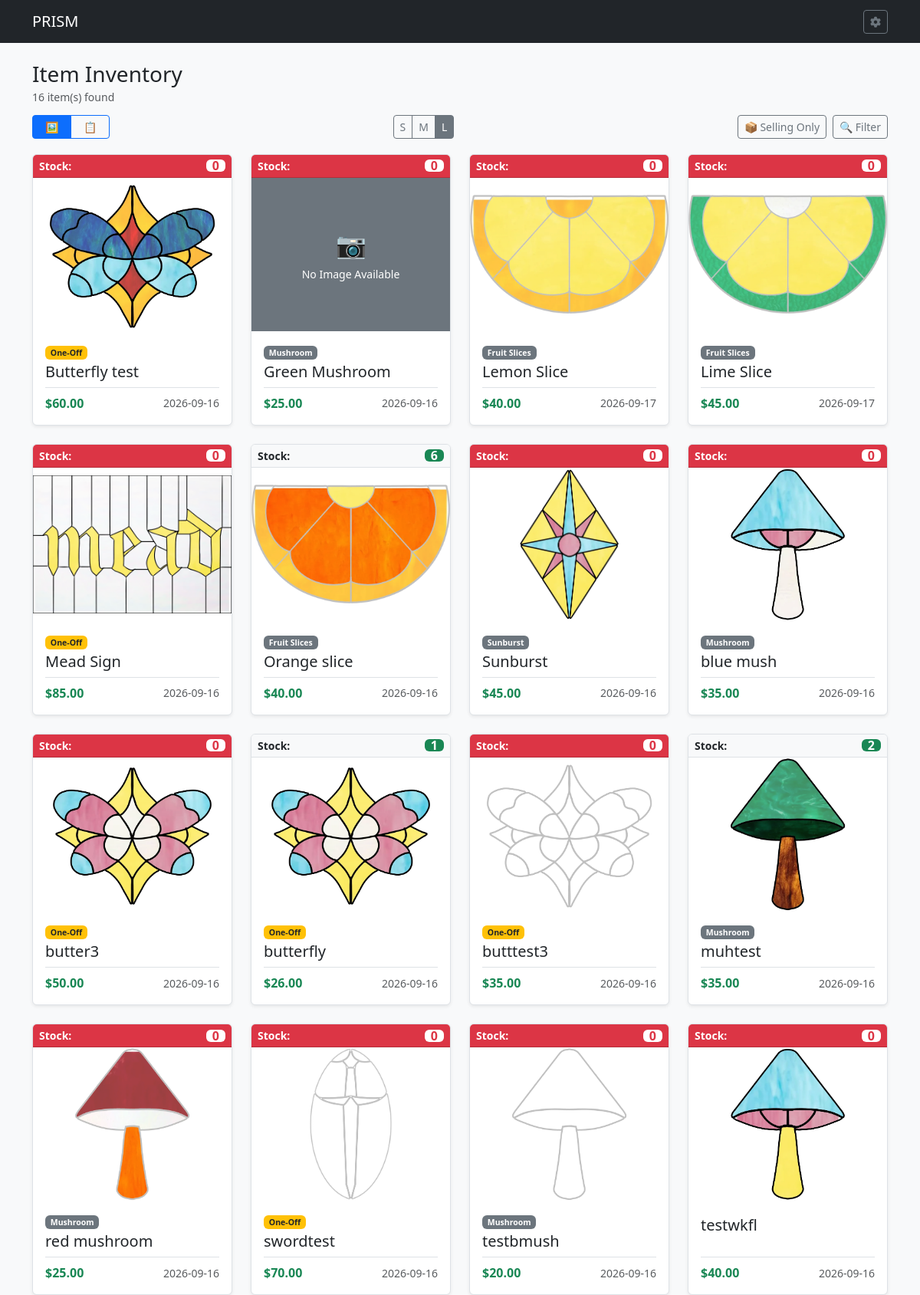
/item/inventory, run on the app's committed database.
### tables this page shows
CREATE TABLE IPC (
    ITEMID INTEGER,                           	--Item ID
    ITMPRICE NUMERIC,                         	--Item Price
    STDATE TEXT,                              	--Start Date
    ENDDATE TEXT,                             	--End Date

    FOREIGN KEY (ITEMID) REFERENCES ITM(ITEMID) ON DELETE CASCADE ON UPDATE CASCADE

);

CREATE TABLE ITM (

    ITEMID INTEGER PRIMARY KEY AUTOINCREMENT,	--Item ID
    ITMNAME TEXT,				--Item Name
    ITMIMG TEXT,				--Item Image
    ONEOFF INTEGER,				--One off Item
    VARIAT INTEGER,				--Is Variation Boolean
    ITMGRP TEXT,				--Item Group
    CURRENT INTEGER,				--Currently Being Sold Bool
    ITMPTRN TEXT,				--Item Pattern Image
    ITMSVG TEXT,				--Item SVG
    ITMNOTE TEXT,				--Item Notes
    ITMLEN TEXT,				--Item Length
    ITMWID TEXT,				--Item Width
    IMISLDR INTEGER,				--Item Solder IMI ID
    IMICAME INTEGER,				--Item CAME IMI ID
    IMIFOIL INTEGER,				--Item Foil IMI ID
    IMICHAIN INTEGER,				--Item Chain IMI ID
    IMIRING INTEGER,				--Item Ring IMI ID
    IMIWIRE INTEGER,				--Item Wire IMI ID
    PARENT INTEGER,				--Parent Item ID
    PATINA TEXT,				--Patina Type
    ISACTIVE INTEGER,				--Is Active Item

    FOREIGN KEY (ITMGRP) REFERENCES IGP(ITMGRP) ON DELETE SET NULL ON UPDATE CASCADE,
    FOREIGN KEY (IMISLDR) REFERENCES IMI(IMIID) ON DELETE SET NULL ON UPDATE CASCADE,
    FOREIGN KEY (IMICAME) REFERENCES IMI(IMIID) ON DELETE SET NULL ON UPDATE CASCADE,
    FOREIGN KEY (IMIFOIL) REFERENCES IMI(IMIID) ON DELETE SET NULL ON UPDATE CASCADE,
    FOREIGN KEY (IMICHAIN) REFERENCES IMI(IMIID) ON DELETE SET NULL ON UPDATE CASCADE,
    FOREIGN KEY (IMIRING) REFERENCES IMI(IMIID) ON DELETE SET NULL ON UPDATE CASCADE,
    FOREIGN KEY (IMIWIRE) REFERENCES IMI(IMIID) ON DELETE SET NULL ON UPDATE CASCADE,
    FOREIGN KEY (PATINA) REFERENCES PATINA(PATINA) ON DELETE SET NULL ON UPDATE CASCADE
);

### routes/item_routes.py (the view)
@item_bp.route('/item/inventory', methods=['GET'])
def item_inventory():
    db = get_db()
    sort_by = request.args.get('sort_by', 'ITMNAME')
    order = request.args.get('order', 'asc').lower()
    if order not in ['asc', 'desc']:
        order = 'asc'
    q = request.args.get('q', '').strip()
    itmgrp = request.args.get('itmgrp', '').strip()
    stock_filter = request.args.get('stock_filter', '').strip()
    stock_display_mode = request.args.get('stock_display', 'selling')  # Default to currently selling items
    is_active = request.args.get('is_active', '1').strip()
    oneoff = request.args.get('oneoff', '').strip()
    sql_sort_column = {
        'ITEMID': 'ITEMID',
        'ITMNAME': 'ITMNAME',
        'ITMGRP': 'ITMGRP',
        'CURRENT_STOCK': 'CURRENT_STOCK',
        'CURRENT': 'CURRENT',
        'LAST_UPDATED': 'LAST_UPDATED'
    }.get(sort_by, 'ITMNAME')
    where_clauses = []
    params = []
    if is_active != 'all':
        where_clauses.append("i.ISACTIVE = ?")
        params.append(1 if is_active == '1' else 0)
    if stock_display_mode == 'selling':
        where_clauses.append("i.CURRENT = 1")
    elif stock_display_mode == 'inactive_selling':
        where_clauses.append("i.CURRENT = 0")
    if q:
        where_clauses.append("(i.ITMNAME LIKE ? OR i.ITMNOTE LIKE ?)")
        params.extend([f"%{q}%", f"%{q}%"])
    if itmgrp:
        where_clauses.append("i.ITMGRP = ?")
        params.append(itmgrp)
    if oneoff:
        where_clauses.append("i.ONEOFF = ?")
        params.append(1 if oneoff == '1' else 0)
    where_sql = f"WHERE {' AND '.join(where_clauses)}" if where_clauses else ""
    stock_where_clauses = []
    if stock_filter == 'out':
        stock_where_clauses.append("CURRENT_STOCK = 0")
    elif stock_filter == 'in':
        stock_where_clauses.append("CURRENT_STOCK > 0")
    stock_where_sql = f"WHERE {' AND '.join(stock_where_clauses)}" if stock_where_clauses else ""
    query = f"""

        SELECT ITEMID, ITMNAME, ITMGRP, ITMLEN, ITMWID, ONEOFF, CURRENT,

               ITMIMG, ITMNOTE, ISACTIVE, ITMPRICE, CURRENT_STOCK, LAST_UPDATED

        FROM (

            SELECT ITEMID, ITMNAME, ITMGRP, ITMLEN, ITMWID, ONEOFF, CURRENT,

                   ITMIMG, ITMNOTE, ISACTIVE, ITMPRICE, CURRENT_STOCK, LAST_UPDATED

            FROM (

                SELECT i.ITEMID, i.ITMNAME, i.ITMGRP, i.ITMLEN, i.ITMWID, i.ONEOFF, i.CURRENT,

                       i.ITMIMG, i.ITMNOTE, i.ISACTIVE, p.ITMPRICE,

                       COALESCE((

                           SELECT ii.ITMSTOCK FROM ITMINV ii

                           WHERE ii.ITEMID = i.ITEMID

                           ORDER BY ii.TS DESC, ii.ITMTRNID DESC LIMIT 1

                       ), 0) AS CURRENT_STOCK,

                       (

                           SELECT ii.TS FROM ITMINV ii

                           WHERE ii.ITEMID = i.ITEMID

                           ORDER BY ii.TS DESC, ii.ITMTRNID DESC LIMIT 1

                       ) AS LAST_UPDATED

                FROM ITM i

                LEFT JOIN (

                    SELECT ITEMID, ITMPRICE

                    FROM IPC

                    WHERE ENDDATE IS NULL OR ENDDATE >= DATE('now')

                ) p ON i.ITEMID = p.ITEMID

                {where_sql}

            ) inner_sub

        ) sub

        {stock_where_sql}

        ORDER BY {sql_sort_column} {order.upper()}

    """
    inventory_items = db.execute(query, params).fetchall()
    groups = db.execute("SELECT DISTINCT ITMGRP FROM ITM WHERE ITMGRP IS NOT NULL AND ITMGRP != '' ORDER BY ITMGRP ASC").fetchall()
    return render_template(
        'item_inventory.html',
        inventory_items=inventory_items,
        groups=groups,
        current_sort=sort_by,
        current_order=order,
        today_date=date.today().isoformat(),
        filters={
            'q': q,
            'itmgrp': itmgrp,
            'stock_filter': stock_filter,
            'stock_display': stock_display_mode,
            'is_active': is_active,
            'oneoff': oneoff
        }
    )

### app.py (called while the page is built)
def get_db():
    conn = sqlite3.connect(DATABASE)
    conn.row_factory = sqlite3.Row
    conn.execute("PRAGMA foreign_keys = ON;")
    return conn

### routes/item_routes.py (called while the page is built)
def get_db():
    from __main__ import get_db
    return get_db()

### templates/item_inventory.html (shortened to what this page needs)
{% extends 'base.html' %}
{% block content %}
<div class="mb-2">
    <h2 class="mb-0 fs-3">Item Inventory</h2>
    <small class="text-muted">{{ inventory_items|length }} item(s) found</small>
</div>
<div class="d-flex justify-content-between align-items-center mb-3 flex-nowrap overflow-x-auto gap-3 py-1">
    <div class="btn-group btn-group-sm flex-shrink-0" role="group" aria-label="Layout View Toggle">
        <button type="button" id="btnViewVisual" class="btn btn-outline-primary active px-3" onclick="switchViewMode('visual')" title="Visual Gallery View">
            🖼️
        </button>
        <button type="button" id="btnViewList" class="btn btn-outline-primary px-3" onclick="switchViewMode('list')" title="Compact List View">
            📋
        </button>
    </div>
    <div id="sizeToggleWrapper" class="btn-group btn-group-sm flex-shrink-0" role="group" aria-label="Card Size Toggle">
        <label class="btn btn-outline-secondary" for="sizeS">S</label>
        <label class="btn btn-outline-secondary" for="sizeM">M</label>
        <label class="btn btn-outline-secondary" for="sizeL">L</label>
    </div>
    <div class="d-flex align-items-center gap-2 flex-shrink-0">
        {% set stock_mode = filters.stock_display | default('selling') %}
        <button type="button" id="stockDisplayToggleBtn" class="btn btn-outline-secondary btn-sm text-nowrap" onclick="cycleStockDisplay()" title="Cycle stock status">
            📦 <span class="d-none d-md-inline">
                {% if stock_mode == 'selling' %}Selling Only
                {% elif stock_mode == 'all' %}Show All
                {% else %}Inactive/Other{% endif %}
            </span>
        </button>
        <button type="button" class="btn btn-outline-secondary btn-sm text-nowrap" data-bs-toggle="modal" data-bs-target="#filterModal">
            🔍 Filter
        </button>
    </div>
</div>
<div id="visualViewContainer">
    <div id="inventoryGridContainer" class="row row-cols-1 g-3 size-l">
        {% for item in inventory_items %}
        {% set stock = item.CURRENT_STOCK if item.CURRENT_STOCK is not none else 0 %}
        {% set img_src = item.ITMIMG %}
        {% if img_src %}
            {% if not img_src.startswith('http') and not img_src.startswith('/') and not img_src.startswith('static/') %}
                {% set img_src = 'static/' + img_src %}
            {% endif %}
        {% endif %}
        <div class="col">
            <div class="card h-100 shadow-sm border position-relative">
                <div class="card-header py-1 px-2 d-flex justify-content-between align-items-center
                    {% if stock <= 0 %}bg-danger text-white{% else %}bg-light text-dark border-bottom{% endif %}">
                    <span class="small fw-bold">Stock:</span>
                    <span class="badge {% if stock <= 0 %}bg-white text-danger{% else %}bg-success text-white{% endif %} fs-6 px-2 py-0">
                        {{ stock }}
                    </span>
                </div>
                <div class="text-center overflow-hidden position-relative card-img-container">
                    {% if img_src %}
                        {% set resolved_img_url = url_for('static', filename=img_src.replace('static/', '')) if img_src.startswith('static/') else img_src %}
                        <a href="javascript:void(0);" data-bs-toggle="modal" data-bs-target="#imagePreviewModal"
                           data-imgsrc="{{ resolved_img_url }}" data-itemname="{{ item.ITMNAME }}">
                            <img src="{{ resolved_img_url }}" class="w-100 h-100" style="object-fit: contain; transition: transform 0.2s;" alt="{{ item.ITMNAME }}"
                                 onmouseover="this.style.transform='scale(1.02)';" onmouseout="this.style.transform='scale(1.00)';">
                        </a>
                    {% else %}
                        <div class="w-100 h-100 d-flex flex-column align-items-center justify-content-center bg-secondary text-white">
                            <span style="font-size: 2rem;">📷</span>
                            <small class="mt-1">No Image Available</small>
                        </div>
                    {% endif %}
                </div>
                <div class="card-body d-flex flex-column">
                    <div class="mb-1 text-muted small">
                        {% if item.ITMGRP %}<span class="badge bg-secondary">{{ item.ITMGRP }}</span>{% endif %}
                        {% if item.ONEOFF %}<span class="badge bg-warning text-dark">One-Off</span>{% endif %}
                    </div>
                    <h5 class="card-title mb-2">
                        <a href="{{ url_for('item_bp.item_detail', item_id=item.ITEMID) }}" class="text-decoration-none text-dark stretched-link">
                            {{ item.ITMNAME }}
                        </a>
                    </h5>
                    <div class="mt-auto pt-2 border-top d-flex justify-content-between align-items-center">
                        <span class="fw-bold text-success">
                            {% if item.ITMPRICE %}${{ "%.2f"|format(item.ITMPRICE) }}{% else %}—{% endif %}
                        </span>
                        <span class="text-muted small">
                            {% if item.LAST_UPDATED %}{{ item.LAST_UPDATED.split('T')[0].split(' ')[0] }}{% else %}Never{% endif %}
                        </span>
                    </div>
                </div>
            </div>
        </div>
        {% endfor %}
    </div>
</div>
{% endblock %}

### templates/item_inventory.html (style rules this page uses)
#inventoryGridContainer.size-l { --img-height: 200px; font-size: 1rem; }
#inventoryGridContainer.size-l .card-body { padding: 1rem; }
#inventoryGridContainer.size-l .card-title { font-size: 1.25rem; margin-bottom: 0.5rem !important; }
#inventoryGridContainer .card-img-container { height: var(--img-height, 200px); transition: height 0.2s ease-in-out; }

### data on the page
IPC: stock "0", shows a picture, shows "One-Off", ITMNAME "Butterfly test", ITMPRICE "60.00", LAST_UPDATED "2026-09-16"
ITM: ONEOFF "0", shows "No Image Available", ITMGRP "Mushroom", ITMNAME "Green Mushroom", ITMPRICE "25.00", LAST_UPDATED "2026-09-16"
ITM: ONEOFF "0", shows a picture, ITMGRP "Fruit Slices", ITMNAME "Lemon Slice", ITMPRICE "40.00", LAST_UPDATED "2026-09-17"
ITM: ONEOFF "0", shows a picture, ITMGRP "Fruit Slices", ITMNAME "Lime Slice", ITMPRICE "45.00", LAST_UPDATED "2026-09-17"
IPC: stock "0", shows a picture, shows "One-Off", ITMNAME "Mead Sign", ITMPRICE "85.00", LAST_UPDATED "2026-09-16"
ITM: stock "6", shows a picture, ITMGRP "Fruit Slices", ITMNAME "Orange slice", ITMPRICE "40.00", LAST_UPDATED "2026-09-16"
ITM: ONEOFF "0", ITMNAME (picture), ITMGRP "Sunburst", ITMNAME "Sunburst", ITMPRICE "45.00", LAST_UPDATED "2026-09-16"
ITM: ONEOFF "0", shows a picture, ITMGRP "Mushroom", ITMNAME "blue mush", ITMPRICE "35.00", LAST_UPDATED "2026-09-16"
IPC: stock "0", ITMNAME (picture), shows "One-Off", ITMNAME "butter3", ITMPRICE "50.00", LAST_UPDATED "2026-09-16"
IPC: ITEMID "1", ITMNAME (picture), shows "One-Off", ITMNAME "butterfly", ITMPRICE "26.00", LAST_UPDATED "2026-09-16"
ITM: stock "0", ITMNAME (picture), ONEOFF "One-Off", ITMNAME "butttest3", ITMPRICE "35.00", LAST_UPDATED "2026-09-16"
ITM: stock "2", ITMNAME (picture), ITMGRP "Mushroom", ITMNAME "muhtest", ITMPRICE "35.00", LAST_UPDATED "2026-09-16"
ITM: ONEOFF "0", shows a picture, ITMGRP "Mushroom", ITMNAME "red mushroom", ITMPRICE "25.00", LAST_UPDATED "2026-09-16"
IPC: stock "0", ITMNAME (picture), shows "One-Off", ITMNAME "swordtest", ITMPRICE "70.00", LAST_UPDATED "2026-09-16"
IPC: stock "0", ITMNAME (picture), ITMGRP "Mushroom", ITMNAME "testbmush", ITMPRICE "20.00", LAST_UPDATED "2026-09-16"
ITM: ONEOFF "0", ITMNAME (picture), ITMNAME "testwkfl", ITMPRICE "40.00", LAST_UPDATED "2026-09-16"

### other printed values
{{ inventory_items|length }} "16"
